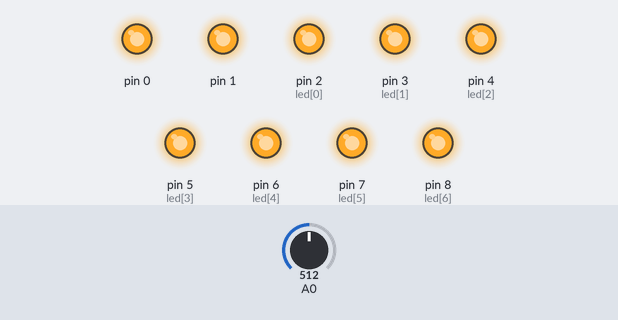
A sketch run on a simulated Arduino Uno, built with avr-gcc and run on an emulated ATmega328P. Parts: output pins drawn as LEDs (lit = HIGH). The inputs (shaded band) are chosen by the test bench; at power-on: A0 = 512.

Above: at 1.2 s.
1.3 s: A0 set to 369
2.8 s: A0 set to 346
At 3.3 s:
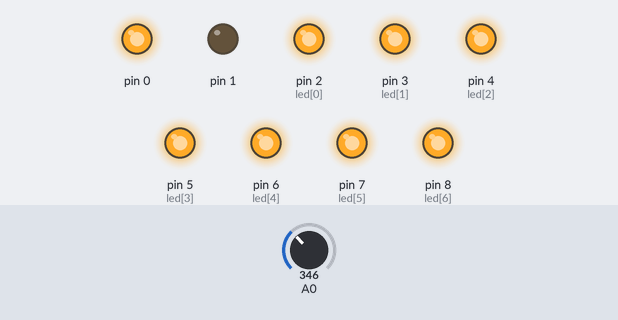
4.3 s: A0 set to 301
At 5.5 s:
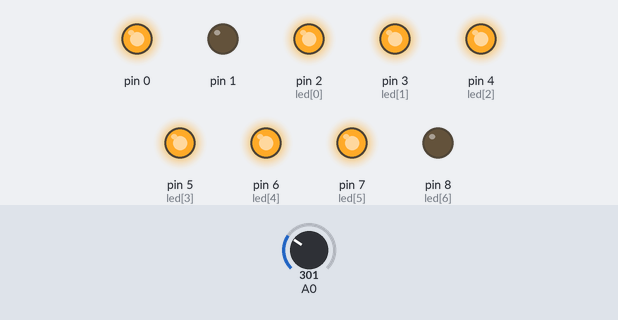
5.8 s: A0 set to 262
At 6.8 s:
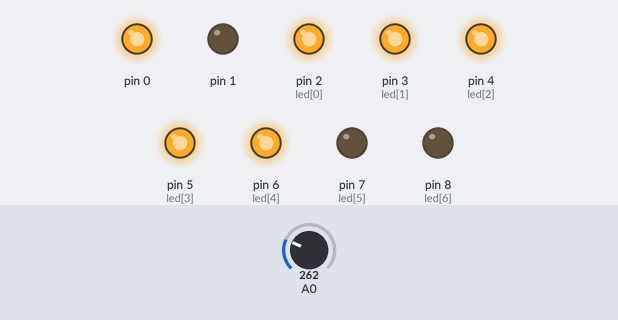
7.3 s: A0 set to 122
At 7.9 s:
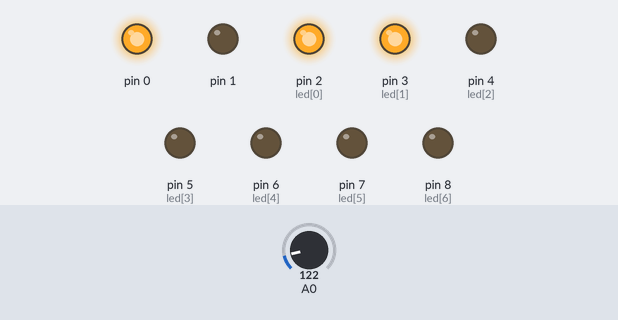
8.8 s: A0 set to 306
At 9.1 s:
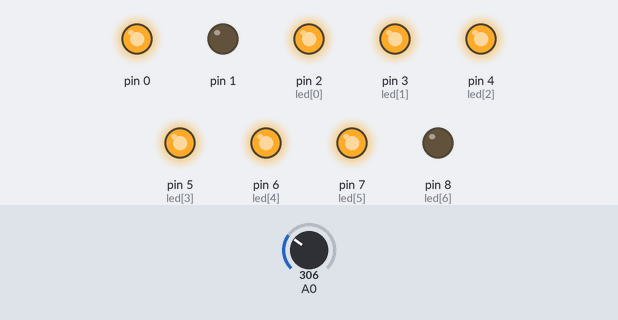
Timing chart, 0 to 11.3 s (numbered marks = the images above; inputs shaded):
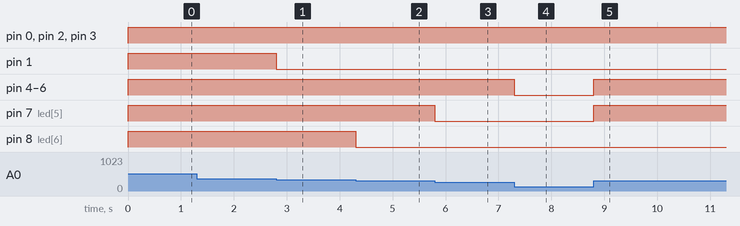

Measured:
- the behaviour switches between 360 and 359 on A0 (found by bisection; images 0 and 1)
- the behaviour switches between 315 and 314 on A0 (found by bisection; images 1 and 2)
- the behaviour switches between 270 and 269 on A0 (found by bisection; images 2 and 3)
- after the input at 1.3 s, every drawn part: stays the same
- after the input at 2.8 s, pin 1: HIGH → LOW at once
- after the input at 4.3 s, pin 8 (led[6]): HIGH → LOW at once
- after the input at 5.8 s, pin 7 (led[5]): HIGH → LOW at once
- after the input at 7.3 s, pin 4 (led[2]), pin 5 (led[3]), pin 6 (led[4]): HIGH → LOW at once
- after the input at 8.8 s, pin 4 (led[2]), pin 5 (led[3]), pin 6 (led[4]), pin 7 (led[5]): LOW → HIGH at once

The sketch:

VuMeter.ino
```cpp
int led[7] = {2,3,4,5,6,7,8}; // Dizi tanımlama işlemini gerçekleştirdik

int ses_deger, i;


void setup()

{

  for(i=0; i<9; i++) //For'u birden fazla işlem yapacağımız zaman kullanırız.

  {
    pinMode(led[i],OUTPUT); //Led tanımlama işlemi

    }


}

void loop()

{


ses_deger = analogRead(A0);

ses_deger = ses_deger / 45; //Ses değer formülü 35 ses sensörümüzün hassasiyetini belirlemektedir


if (ses_deger == 0) //eğer ses_deger = 0
{
  for(i=0; i<8; i++)  //i=8 olana kadar parantez içerisinde yer alan led söndürme işlemini gerçekleştir
  {
    digitalWrite(led[i], LOW);
  }

}

else

{

  for(i=0; i<ses_deger; i++) //i<ses_deger olana kadar parantez içerisinde yer alan led yakma işlemini gerçekleştir
  {
    digitalWrite(led[i], HIGH);
    delayMicroseconds(2);
  }


  for (i=i; i<8; i++) //i=i ama i<8 küçük olana kadar parantez içerisinde yer alan led söndürme işlemini gerçekleştir
  {
    digitalWrite(led[i], LOW);
  }


}


}
```
